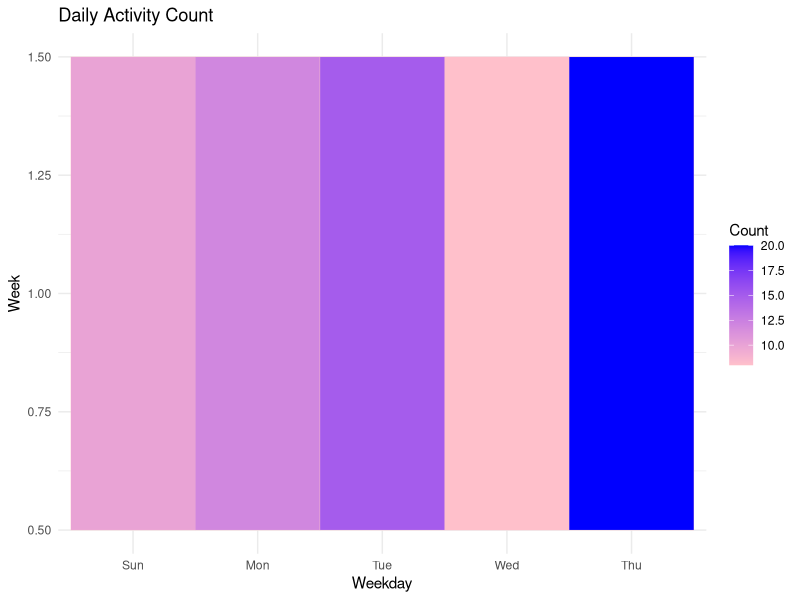

Generate this figure with R:
# Load necessary library
library(lubridate)
library(ggplot2)

# Create a data frame
activity_data <- data.frame(
  Date = as.Date(c("2023-01-01", "2023-01-02", "2023-01-03", "2023-01-04", "2023-01-05")),
  Count = c(10, 12, 15, 8, 20)
)

# Add weekday and week of year columns
activity_data$Weekday <- wday(activity_data$Date, label = TRUE)
activity_data$Week <- week(activity_data$Date)

# Plot calendar heatmap
ggplot(activity_data, aes(x = Weekday, y = Week, fill = Count)) +
  geom_tile(color = "pink") +
  scale_fill_gradient(low = "pink", high = "blue") +
  labs(title = "Daily Activity Count",
       x = "Weekday",
       y = "Week",
       fill = "Count") +
  theme_minimal()

